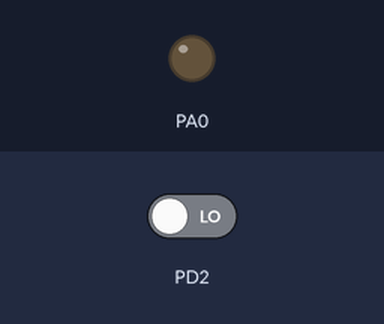
Recording of a program running on a simulated ATmega32, built with avr-gcc and emulated at 8 MHz. On the bench: output pins drawn as LEDs (lit = HIGH). The inputs (shaded band) are chosen by the test bench; at power-on: PD2 LOW.

Above: at 1.2 s.
1.3 s: PD2 driven HIGH
At 2.1 s:
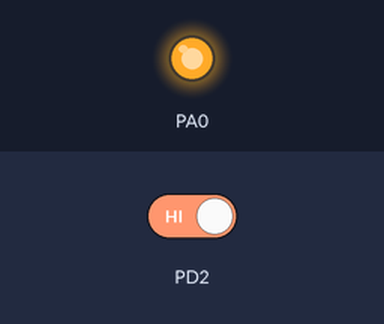
Timing chart, 0 to 4.3 s (numbered marks = the images above; inputs shaded):
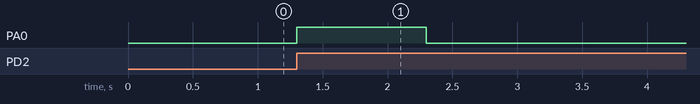

Measured:
- after the input at 1.3 s, PA0: LOW → HIGH at once, → LOW 1.0 s later

The program:

Hello_Interrupt.c
```c
/*
 * Hello_Interrupt.c
 *
 * Created: 6/12/2022 3:13:26 PM
 *  Author: Morsy
 */


#include <avr/interrupt.h>
#define F_CPU 8000000ul
#include <util/delay.h>


//#include "EXT_Interrupt.h"
#include "HButton.h"
#include "HLED.h"


int main(void)
{
	SREG|=(1<<7);					 /*Set I-bit (Global Interrupt) */

	/*Set Sense control for Rising Edge */
	MCUCR|=(1<<ISC00)|(1<<ISC01);

	 /*Set Sense control for Falling Edge */
	//MCUCR|=(1<<ISC01);
	//MCUCR&=~(1<<ISC00);

	 /*Set Sense control for any Change*/
	//MCUCR|=(1<<ISC00);
	//MCUCR&=~(1<<ISC01);

	 /*Set Sense control for Low Level */
	//MCUCR&=~(1<<ISC00);
	//MCUCR&=~(1<<ISC01);

	GICR|=(1<<INT0);			     /*Set Enable Bit For INT0 */


	LED_init(A,0);
	Button_init(D,2);

    while(1)
    {
    LED_OFF(A,0);

    }
}


ISR(INT0_vect)
{

	LED_ON(A,0);
	_delay_ms(1000);
	sei();
}


/*
void __vector_1(void) __attribute((signal,used)) __attribute((naked));

void __vector_1(void)
{

	LED_ON(A,0);
	_delay_ms(1000);
	sei();
}

*/
```

EXT_Interrupt.c
```c
/*
 * EXT_Interrupt.c
 *
 * Created: 6/12/2022 3:21:14 PM
 *  Author: Morsy
 */
```

HButton.c
```c
/*
 * HButton.c
 *
 * Created: 5/22/2022 10:03:18 AM
 *  Author: Morsy
 */
#include "HButton.h"

void Button_init(u8 PORT,u8 PIN)
{
	DIO_Set_Pin_Direction(PORT,PIN,INPUT);
}

void Button_init_Pull_UP(u8 PORT,u8 PIN)
{
	DIO_Set_Pin_Direction(PORT,PIN,INPUT);
	DIO_Set_Pin_Value(PORT,PIN,HIGH);
}

u8 Button_Read(u8 PORT,u8 PIN)
{
	u8 Button_state;
	Button_state=DIO_Get_Pin_value(PORT,PIN);
	return Button_state;
}
```

HButton.h
```c
/*
 * HButton.h
 *
 * Created: 5/22/2022 10:03:30 AM
 *  Author: Morsy
 */

#include "GPIO.h"
#include "STD_TYPES.h"

#ifndef HBUTTON_H_
#define HBUTTON_H_

void Button_init(u8 PORT,u8 PIN);

u8 Button_Read(u8 PORT,u8 PIN);

void Button_init_Pull_UP(u8 PORT,u8 PIN);


#endif /* HBUTTON_H_ */
```

HLED.c
```c
/*
 * HLED.c
 *
 * Created: 5/21/2022 12:31:02 AM
 *  Author: Morsy
 */


#include "HLED.h"

void LED_init(u8 PORT, u8 PIN)
{
	DIO_Set_Pin_Direction(PORT,PIN,OUTPUT);
}

void LED_ON(u8 PORT, u8 PIN)
{
	DIO_Set_Pin_Value(PORT,PIN,HIGH);
}

void LED_OFF(u8 PORT, u8 PIN)
{

	DIO_Set_Pin_Value(PORT,PIN,LOW);
}

void LED_Toggle(u8 PORT, u8 PIN)
{
	TOG_BIT(PORT,PIN);
}

u8 LED_Read_Status(u8 PORT, u8 PIN)
{
	u8 Pin_Value;
	Pin_Value=DIO_Get_Pin_value(PORT,PIN);
	return Pin_Value;
}
```

HLED.h
```c
/*
 * HLED.h
 *
 * Created: 5/21/2022 12:26:21 AM
 *  Author: Morsy
 */


#include "STD_TYPES.h"
#include "GPIO.h"
#include "std_macros.h"

#ifndef HLED_H_
#define HLED_H_

void LED_init(u8 PORT, u8 PIN);

void LED_ON(u8 PORT, u8 PIN);

void LED_OFF(u8 PORT, u8 PIN);

void LED_Toggle(u8 PORT, u8 PIN);

u8 LED_Read_Status(u8 PORT, u8 PIN);

#endif //HLED_H_
```

std_macros.h
```c
/*
 * std_macros.h
 *
 * Created: 11/25/2020 3:19:35 PM
 *  Author: PC
 */


#ifndef STD_MACROS_H_
#define STD_MACROS_H_

#define SET_BIT(REG,BIT)	REG|=(1<<BIT)
#define CLR_BIT(REG,BIT)	REG&=(~(1<<BIT))
#define TOG_BIT(REG,BIT)	REG^= (1<<BIT)
#define GET_BIT(REG,BIT)    ((REG>>BIT)&1)
//#define GET_BIT(REG,BIT)  (REG&(1<<BIT))>>BIT)


#endif /* STD_MACROS_H_ */
```

GPIO.c
```c
/*************************************/
/* Author  : Ali Morsy  **************/
/* Version : 1          **************/
/* Date    : 22/5/021   **************/
/*************************************/


#include "STD_TYPES.h"
#include "std_macros.h"

#include "GPIO.h"


/*        SET Direction         */
void DIO_Set_Port_Direction(u8 Base, u8 Direction)
{
	if((Direction == OUTPUT)||(Direction==1))
	{
		(*(volatile u8*)(Base+1)) = 0xFF;
	}
	else if((Direction == INPUT)||(Direction==0))
	{
		(*(volatile u8*)(Base+1)) = 0x00;
	}


}


void DIO_Set_Pin_Direction(u8 Base, u8 PIN, u8 Direction)
{

	if((Direction == OUTPUT) || (Direction == 1))
	{
		//SET_BIT((*(volatile u8*)(Base+1)),PIN);  // OUTPUT = 1
		(*(volatile u8*)(Base+1))|=(1<<PIN);
	}
	else if((Direction == INPUT) || (Direction == 0))
	{
		//CLR_BIT((*(volatile u8*)(Base+1)),PIN); // INPUT = 0;
		(*(volatile u8*)(Base+1))&=(~(1<<PIN));
	}
	else
	{

	}
}


/*        SET Value         */
void DIO_Set_Port_Value(u8 Base, u8 Value)
{
	(*(volatile u8*)(Base+2)) = Value;
}

void DIO_Set_Pin_Value(u8 Base,u8 PIN, u8 Value)
{
	if((Value == HIGH) || (Value == 1))
	{	//SET_BIT((*(volatile u8*)(Base+2)),PIN);
		(*(volatile u8*)(Base+2))|=(1<<PIN);
	}
	else if((Value == LOW) || (Value == 0))
	{
		(*(volatile u8*)(Base+2))&=(~(1<<PIN));
	}
	else
	{

	}
}

/*        Get Value         */
u8 DIO_Get_Port_value(u8 Base)
{
	 volatile u8 Value;
	Value = (*(volatile u8*)(Base));
	return Value;
}


u8 DIO_Get_Pin_value (u8 Base, u8 PIN)
{
	volatile u8 Value;
	Value = ((*(volatile u8*)(Base))>>PIN)&1;
	return Value;
}

void DIO_Toggle_Pin(u8 Base, u8 PIN)
{
	*((volatile u8*)(Base+2))^=(1<<PIN);
}


/* Set HIGH NIPPLE */

void DIO_SET_HIGH_Nipple_Value(u8 Base, u8 Data)
{
	Data<<=4;
	(*(volatile u8*)(Base+2)) &=0x0f;  //to CLR HIGH NIPPLE Pins before write
	(*(volatile u8*)(Base+2)) ^=Data;

}

/* Set LOW NIPPLE */

void DIO_SET_LOW_Nipple_Value(u8 Base, u8 Data)
{
	(*(volatile u8*)(Base+2)) &=0xf0;  //to CLR LOW NIPPLE before write
	(*(volatile u8*)(Base+2)) ^=(Data & 0x0F) ;

}
/*
void DIO(u8 Base, u8 Data)
{
	(*(volatile u8*)(Base+2)) &=0xf0;  //to CLR LOW NIPPLE before write
	(*(volatile u8*)(Base+2)) ^=Data;

}

*/
```

GPIO.h
```c
/*************************************/
/* Author  : Ali Morsy  **************/
/* Version : 1          **************/
/* Date    : 22/5/021   **************/
/*************************************/

#ifndef GPIO_H
#define GPIO_H

#include "STD_TYPES.h"

// BASE ADDRESS FOR ALL PORTS  Base Address = Address of PIN Register
#define A	0x39  // PINA
#define B	0x36  // PINB
#define C	0x33  // PINC
#define D	0x30  // PIND

#define OUTPUT 1
#define INPUT  0

#define HIGH   1
#define LOW    0


/*        SET Direction         */
void DIO_Set_Port_Direction(u8 Base, u8 Direction);
void DIO_Set_Pin_Direction(u8 Base, u8 PIN, u8 Direction);

/*        SET Value         */
void DIO_Set_Port_Value(u8 Base, u8 Value);
void DIO_Set_Pin_Value(u8 Base,u8 PIN, u8 Value);

/*        Get Value         */
u8 DIO_Get_Port_value (u8 Base);
u8 DIO_Get_Pin_value  (u8 Base, u8 PIN);

/*        Toggle PIN         */
void DIO_Toggle_Pin(u8 Base, u8 PIN);

/* Set HIGH NIPPLE */

void DIO_SET_HIGH_Nipple_Value(u8 Base, u8 Data);

/* Set LOW NIPPLE */

void DIO_SET_LOW_Nipple_Value(u8 Base, u8 Data);

#endif  // GPIO_H
```

STD_TYPES.h
```c
/****************************************************/
/*AUTHOR    : Ali Morsy                             */
/*Date      : 9 Aug 2020                            */
/*Version   : V01                                   */
/****************************************************/

#ifndef STD_TYPES_H
#define STD_TYPES_H

typedef unsigned char          u8;
typedef signed char 		   s8;
typedef unsigned short int    u16;
typedef unsigned long  int    u32;


#endif
```
